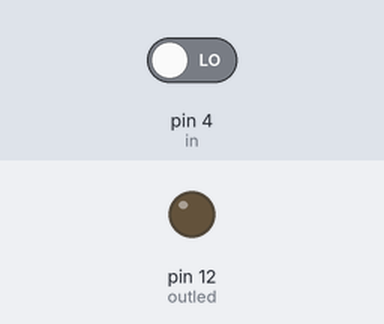
A sketch run on a simulated Arduino Uno, built with avr-gcc and run on an emulated ATmega328P. Shown: output pins drawn as LEDs (lit = HIGH). The test bench sets the inputs (shaded band); at power-on: pin 4 (in) LOW.

Above: at 1.2 s.
1.3 s: pin 4 (in) driven HIGH
At 2.4 s:
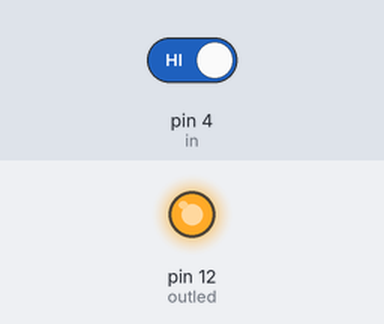
2.8 s: pin 4 (in) driven LOW
At 3.5 s:
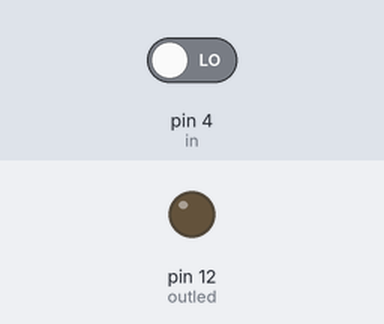
Timing chart, 0 to 5.8 s (numbered marks = the images above; inputs shaded):
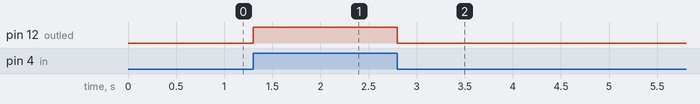

The sketch:

ledInput.ino
```cpp
int outled=12;
int in=4;
int val=0;
void setup() {
  // put your setup code here, to run once:
  pinMode(outled,OUTPUT);
  pinMode(in,INPUT);
}

void loop() {
  // put your main code here, to run repeatedly:
  val=digitalRead(in);
  digitalWrite(outled,val);
}
```

Measured:
- after the input at 1.3 s, pin 12 (outled): LOW → HIGH at once
- after the input at 2.8 s, pin 12 (outled): HIGH → LOW at once
